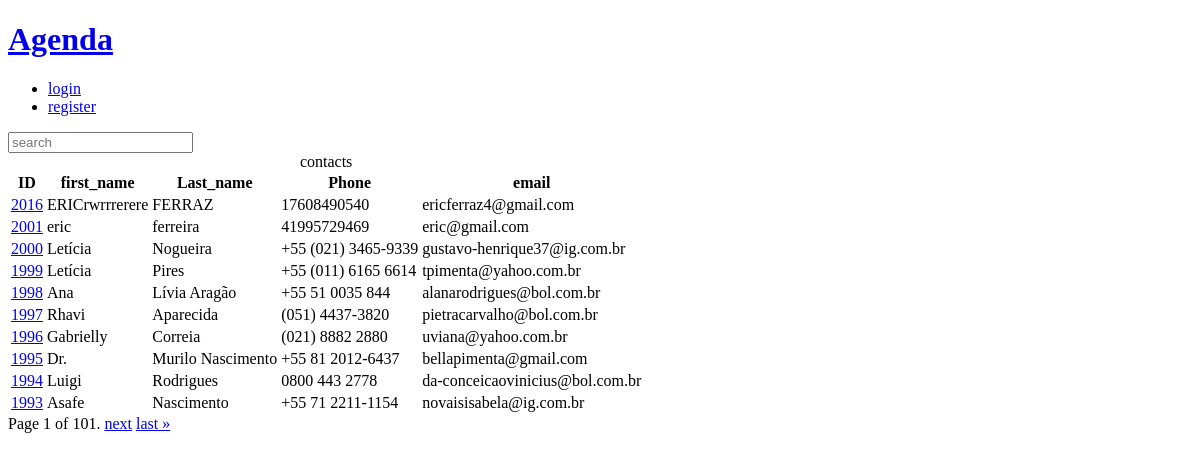
Before: / with the older database file.
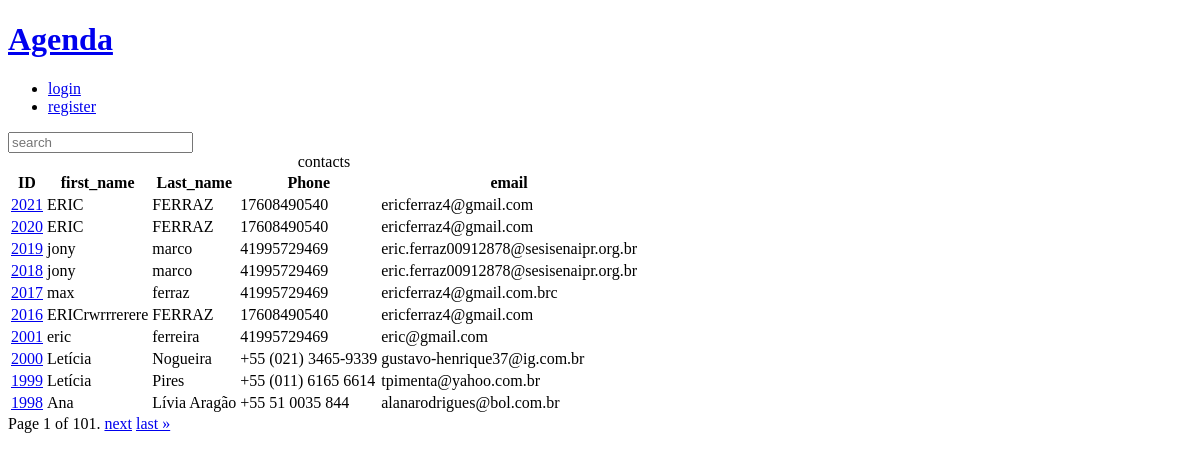
After: the same page with the newer database file.
### contact/models.py (models this page shows, shortened)
class Contact(models.Model):
    first_name = models.CharField(max_length=50)
    last_name = models.CharField(max_length=50,blank=True)
    phone = models.CharField(max_length=15)
    email = models.EmailField(max_length=254, blank=True)
    created_date = models.DateTimeField(default=timezone.now)
    description = models.TextField(blank=True)
    show = models.BooleanField(default=True)
    picture = models.ImageField(upload_to='pictures/%Y/%m', blank=True, null=True)
    Category = models.ForeignKey(
        category,
        on_delete=models.SET_NULL,
        blank=True,
        null=True,
        )
    owner = models.ForeignKey(
        User,
        on_delete=models.SET_NULL,
        blank=True, null=True
    )

### contact/views/contact_views.py (the view)
# urls.py: path('', views.inedex, name = 'index'),
def inedex (request):
    Contacts = Contact.objects.filter(show = True).order_by('-id')
    paginator = Paginator(Contacts, 10)
    page_number = request.GET.get("page")
    page_obj = paginator.get_page(page_number)
    context = {
        "page_obj": page_obj,
        "site_title" : 'Contatos - '
    }
    return render(
        request,
        "contact/index.html",
        context
        )

### contact/templates/contact/index.html
{% extends "global/base.html" %}
{% block content %}
{% if page_obj %}
    <div class = "responsive-table">
        <table class = "contacts-table">
            <caption class = "table-caption">
                contacts
            </caption>
            <thead>
                <tr class="table-row table-row-header">
                   <th class="table-header">ID</th>
                   <th class="table-header">first_name</th>
                   <th class="table-header">Last_name</th>
                   <th class="table-header">Phone</th>
                   <th class="table-header">email</th>
                </tr>
            </thead>
            <tbody>
                {%for contact in page_obj%}
                    <tr class="table-row">
                        <td class="table-cel">
                         <a
                            class="table-link"
                            href="{% url 'contact:contact' contact.id %}">
                            {{contact.id}}
                         </a>
                        </td>
                        <td class="table-cel">
                            {{contact.first_name}}
                        </td>
                        <td class="table-cel">
                             {{contact.last_name}}
                        </td>
                        <td class="table-cel">
                             {{contact.phone}}
                        </td>
                        <td class="table-cel">
                             {{contact.email}}
                        </td>
                    </tr>
                {% endfor %}
            </tbody>
        </table>
    </div>
    {% else %}
    <div class="single-contact">
      <h1 class="single-contact-name">
        NENHUM CONTATO ECONTRADO
      </h1>
    </div>
{% endif %}
{% endblock content%}

### base_templates/global/base.html (shortened to what this page needs)
<!DOCTYPE html>
<html lang="pt-BR">
<head>
    {% include 'global/partials/_head.html' %}
</head>
    <body>
        {% include 'global/partials/_header.html' %}
        <main class="content">
            {%block content%}{% endblock %}
            {% include 'global/partials/_pagination.html' %}
        </main>
    </body>
</html>

### base_templates/global/partials/_head.html (shortened to what this page needs)
    {% load static %}
    <link rel="stylesheet" href="{% static 'global/css/style.css' %}">

### base_templates/global/partials/_header.html
    <header class="header">
        <h1 class=" header-heading">
            <a href="{% url 'contact:index' %}" class="header-link">
                Agenda
            </a>
        </h1>
        <nav class="menu">
            <ul class="menu-list">
                {% if user.is_authenticated %}
                <li class="menu-item">
                    <a href= "{% url "contact:create" %}"  class="menu-link">
                        create
                    </a>
                </li>
                 <li class="menu-item">
                    <a href="{% url "contact:user_update" %}" class="menu-link">
                        Profile
                    </a>
                </li>
                <li class="menu-item">
                    <a href="{% url "contact:logout" %}" class="menu-link">
                        logout
                    </a>
                </li>
                {% else %}
                <li class="menu-item">
                    <a href="{% url "contact:login" %}" class="menu-link">
                        login
                    </a>
                </li>
                <li class="menu-item">
                    <a href="{% url "contact:register" %}" class="menu-link">
                        register
                    </a>
                </li>
                {% endif %}
            </ul>
        </nav>
        <div class="search">
            <form
            action="{% url 'contact:search' %}"
            method="get"
            >
                <input
                 type="search"
                 class="search-input"
                 placeholder="search"
                 id="search"
                 name="q"
                 value="{{request.GET.q.strip}}"
                 >
            </form>
        </div>
    </header>

### base_templates/global/partials/_pagination.html (shortened to what this page needs)
{% if page_obj %}
    <div class="pagination">
        <span class="step-links">
            <span class="current">
                Page {{ page_obj.number }} of {{ page_obj.paginator.num_pages }}.
            </span>
            {% if page_obj.has_next %}
                <a href="?page={{ page_obj.next_page_number }}&q={{request.GET.q.strip}}">next</a>
                <a href="?page={{ page_obj.paginator.num_pages }}&q={{request.GET.q.strip}}">last &raquo;</a>
            {% endif %}
        </span>
    </div>
{% endif %}

### base_static/global/css/style.css (style rules this page uses)
body { background-color: #ffffff; }
.responsive-table { width: 100%; overflow-x: auto; }

Changed rows visible on the page:
no longer on this page (row unchanged): Contact: id "1997", first_name "Rhavi", last_name "Aparecida", phone "(051) 4437-3820", email "pietracarvalho@bol.com.br"
no longer on this page (row unchanged): Contact: id "1996", first_name "Gabrielly", last_name "Correia", phone "(021) 8882 2880", email "uviana@yahoo.com.br"
no longer on this page (row unchanged): Contact: id "1995", first_name "Dr.", last_name "Murilo Nascimento", phone "+55 81 2012-6437", email "bellapimenta@gmail.com"
no longer on this page (row unchanged): Contact: id "1994", first_name "Luigi", last_name "Rodrigues", phone "0800 443 2778", email "da-conceicaovinicius@bol.com.br"
no longer on this page (row unchanged): Contact: id "1993", first_name "Asafe", last_name "Nascimento", phone "+55 71 2211-1154", email "novaisisabela@ig.com.br"
added Contact: id "2021", first_name "ERIC", last_name "FERRAZ", phone "17608490540", email "ericferraz4@gmail.com"
added Contact: id "2020", first_name "ERIC", last_name "FERRAZ", phone "17608490540", email "ericferraz4@gmail.com"
added Contact: id "2019", first_name "jony", last_name "marco", phone "41995729469", email "eric.ferraz00912878@sesisenaipr.org.br"
added Contact: id "2018", first_name "jony", last_name "marco", phone "41995729469", email "eric.ferraz00912878@sesisenaipr.org.br"
added Contact: id "2017", first_name "max", last_name "ferraz", phone "41995729469", email "ericferraz4@gmail.com.brc"
